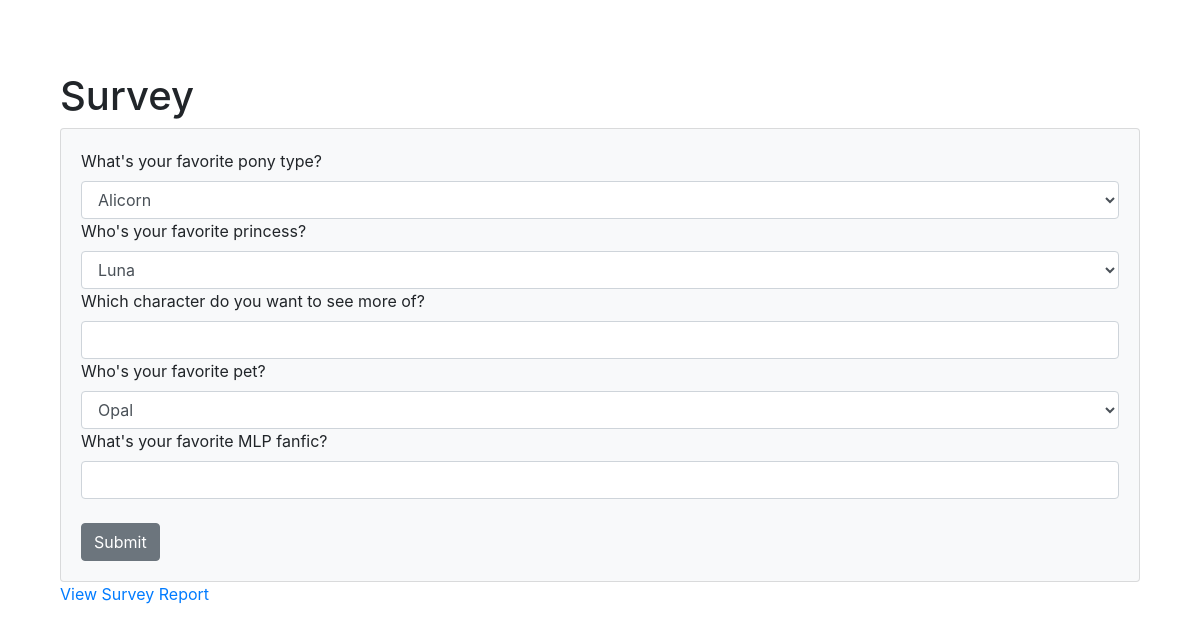
The page / on the database its author committed.
### tables this page shows
CREATE TABLE `survey_questions` (
  `id` int(11) NOT NULL,
  `question` varchar(100) NOT NULL,
  `type` varchar(11) NOT NULL,
  `answers` varchar(200) NOT NULL
);

### db.php (called while the page is built, shortened)
<?php
  $dsn = "mysql://hostname=localhost;dbname=survey";
  $user = "abeer";
  $pass = "abeer";
  try {
      $db = new PDO($dsn, $user, $pass);
  } catch (PDOException $e) {
      echo $e->getMessage();
  }
  function get_all_survey_questions(){
    global $db;
    $stmt = $db->prepare("SELECT * FROM survey_questions");
    $stmt->execute();
    return $stmt->fetchAll();
  }
?>

### index.php (the view, shortened to what this page needs)
<!DOCTYPE html>
<html>
  <body>
    <link rel="stylesheet" href="https://stackpath.bootstrapcdn.com/bootstrap/4.3.1/css/bootstrap.min.css">
    <div class="container-fluid">
      <div class="container">
        <div class="col-md">
          <br/>
          <br/>
          <br/>
          <h1>Survey</h1>
          <div class="card card-body bg-light">
            <form action="supporting_functions.php" method="post"/>
            <?php
            foreach (get_all_survey_questions() as $question){
                echo "<label> " . $question['question'] . "</label>";
                if ($question["type"] == "text"){
                    echo "<input name='" . $question['id'] . "' class='form-control' type='text' required>";
                }
                else{
                    $answers =  explode (",", $question['answers']);
                    echo "<select name='" . $question['id'] . "' class='form-control' required>";
                    foreach ($answers as $choice){
                        echo "<option value='" . strtolower($choice) . "'>" . $choice . "</option>";
                    };
                    echo "</select>";
                }
            }
            ?>
            <button type="submit" class="btn btn-secondary">Submit </button>
        </div>
        <a href="report.php"> View Survey Report</a>
      </div>
    </div>
    </div>
  </body>
</html>

### rows shown on the page
survey_questions: question "What's your favorite pony type?", answers+id "Alicorn"
survey_questions: question "Who's your favorite princess?", answers+id "Luna"
survey_questions: question "Which character do you want to see more of?"
survey_questions: question "Who's your favorite pet?", answers+id "Opal"
survey_questions: question "What's your favorite MLP fanfic?"
